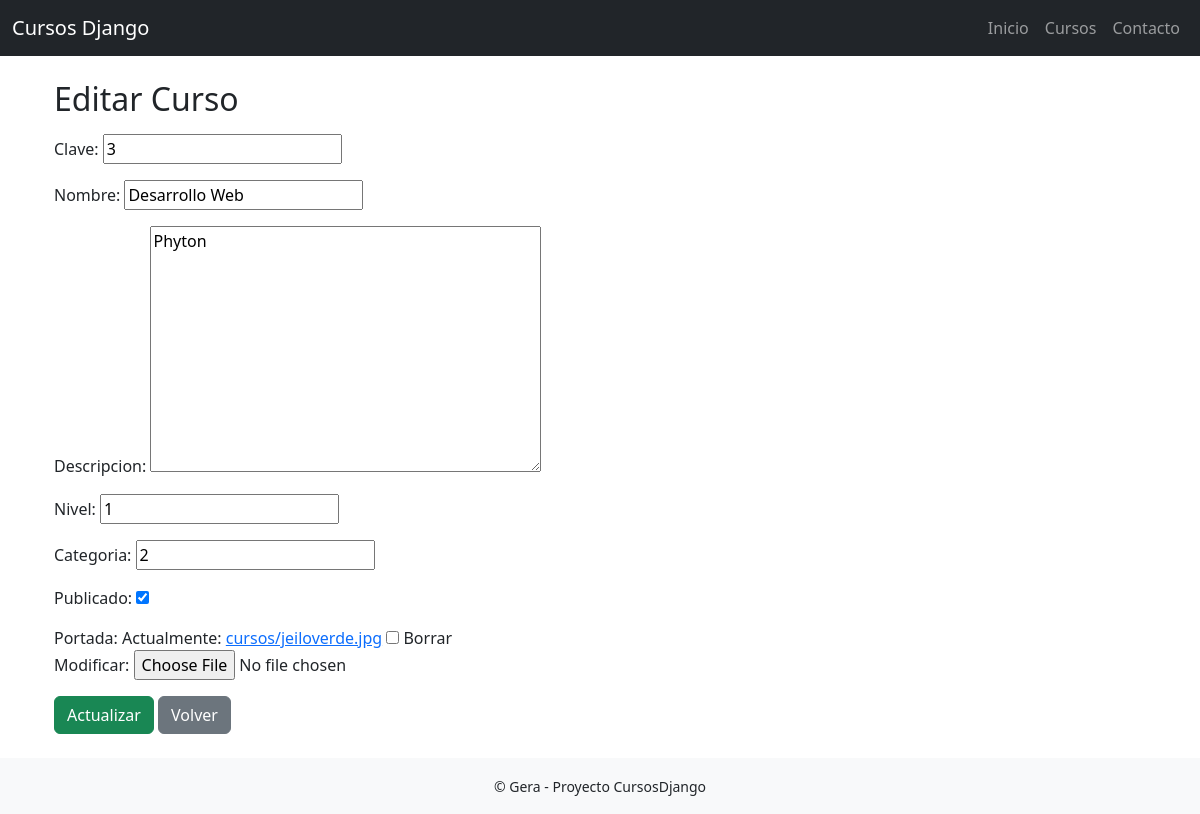
The app's page /crud/editar/3/ with its own data.
### cursos/models.py (models this page shows, shortened)
class Curso(models.Model):
    clave = models.CharField(max_length=20)
    nombre = models.CharField(max_length=100)
    descripcion = models.TextField()
    nivel = models.CharField(max_length=50)
    categoria = models.CharField(max_length=50)
    publicado = models.BooleanField(default=False)
    portada = models.ImageField(upload_to='cursos/', blank=True, null=True)
    fecha_creacion = models.DateTimeField(auto_now_add=True)

### cursos/views.py (the view)
# urls.py: path('editar/<int:id>/', views.editar_curso, name='editar_curso'),
def editar_curso(request, id):
    curso = get_object_or_404(Curso, id=id)
    form = CursoForm(request.POST or None, request.FILES or None, instance=curso)
    if form.is_valid():
        form.save()
        return redirect('lista_cursos')
    return render(request, 'cursos/editar_curso.html', {'form': form})

### cursos/forms.py
class CursoForm(forms.ModelForm):
    class Meta:
        model = Curso
        fields = '__all__'

### cursos/templates/cursos/editar_curso.html (shortened to what this page needs)
{% extends 'base.html' %}
{% block content %}
<div class="container mt-4">
    <h2 class="mb-3">Editar Curso</h2>
    <form method="POST" enctype="multipart/form-data">
        {{ form.as_p }}
        <button type="submit" class="btn btn-success">Actualizar</button>
        <a href="{% url 'lista_cursos' %}" class="btn btn-secondary">Volver</a>
    </form>
</div>
{% endblock %}

### records on screen
Curso: clave "3", nombre "Desarrollo Web", descripcion "Phyton", nivel "1", categoria "2", publicado "☑"
